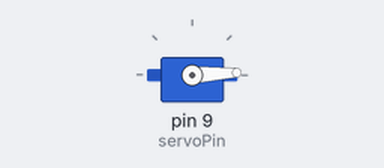
The sketch below on a simulated Arduino Uno, built with avr-gcc and run on an emulated ATmega328P. Parts: servo.

Above: at 0.05 s.
At 0.55 s:
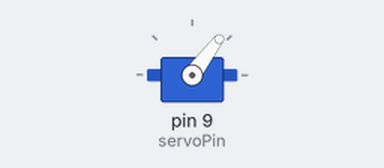
At 1.05 s:
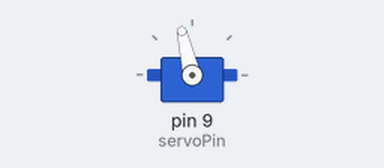
At 2.1 s:
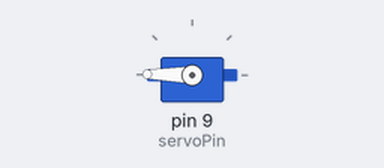
Timing chart, 0 to 6.0 s (numbered marks = the images above):
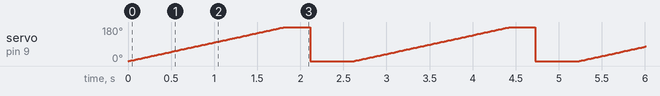

Measured:
- by itself, servo on pin 9 (servoPin): ramps from 0° to 179° and jumps back, once every 2.6 s

The sketch:

servo_basics.ino
```cpp
#include <Servo.h>

int servoPin = 9;
int servoPosition = 0;
Servo myServo;

void setup() {
  // put your setup code here, to run once:
  Serial.begin(9600);
  myServo.attach(servoPin);
}

void loop() {
  // put your main code here, to run repeatedly:
  for(int i = 0; i < 180; i++){
    servoPosition = i;
    myServo.write(servoPosition);
    delay(10);
  }
  delay(300);
  servoPosition = 0;
  myServo.write(servoPosition);
  delay(500);
}
```
